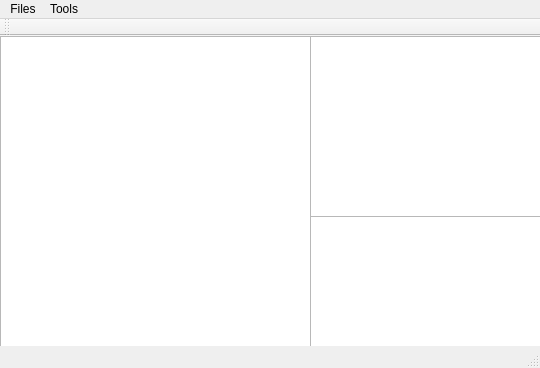
<?xml version="1.0" encoding="UTF-8"?>
<ui version="4.0">
 <class>MainWindow</class>
 <widget class="QMainWindow" name="MainWindow">
  <property name="geometry">
   <rect>
    <x>0</x>
    <y>0</y>
    <width>540</width>
    <height>368</height>
   </rect>
  </property>
  <property name="windowTitle">
   <string>MainWindow</string>
  </property>
  <widget class="QWidget" name="centralWidget">
   <widget class="QPlainTextEdit" name="CodeInput">
    <property name="geometry">
     <rect>
      <x>0</x>
      <y>0</y>
      <width>311</width>
      <height>311</height>
     </rect>
    </property>
   </widget>
   <widget class="QPlainTextEdit" name="AnalyseRes">
    <property name="geometry">
     <rect>
      <x>310</x>
      <y>0</y>
      <width>231</width>
      <height>181</height>
     </rect>
    </property>
   </widget>
   <widget class="QPlainTextEdit" name="ErrorInfo">
    <property name="geometry">
     <rect>
      <x>310</x>
      <y>180</y>
      <width>231</width>
      <height>131</height>
     </rect>
    </property>
   </widget>
  </widget>
  <widget class="QMenuBar" name="menuBar">
   <property name="geometry">
    <rect>
     <x>0</x>
     <y>0</y>
     <width>540</width>
     <height>23</height>
    </rect>
   </property>
   <widget class="QMenu" name="menu">
    <property name="title">
     <string>Files</string>
    </property>
    <addaction name="actionOpen"/>
    <addaction name="actionSave_As"/>
    <addaction name="actionQuit"/>
   </widget>
   <widget class="QMenu" name="menuTools">
    <property name="title">
     <string>Tools</string>
    </property>
    <addaction name="actionAnalyse"/>
   </widget>
   <addaction name="menu"/>
   <addaction name="menuTools"/>
  </widget>
  <widget class="QToolBar" name="mainToolBar">
   <attribute name="toolBarArea">
    <enum>TopToolBarArea</enum>
   </attribute>
   <attribute name="toolBarBreak">
    <bool>false</bool>
   </attribute>
  </widget>
  <widget class="QStatusBar" name="statusBar"/>
  <action name="actionAnalyse">
   <property name="text">
    <string>Analyse</string>
   </property>
  </action>
  <action name="actionOpen">
   <property name="text">
    <string>Open</string>
   </property>
  </action>
  <action name="actionSave_As">
   <property name="text">
    <string>Save As</string>
   </property>
  </action>
  <action name="actionQuit">
   <property name="text">
    <string>Quit</string>
   </property>
  </action>
 </widget>
 <layoutdefault spacing="6" margin="11"/>
 <resources/>
 <connections/>
</ui>
